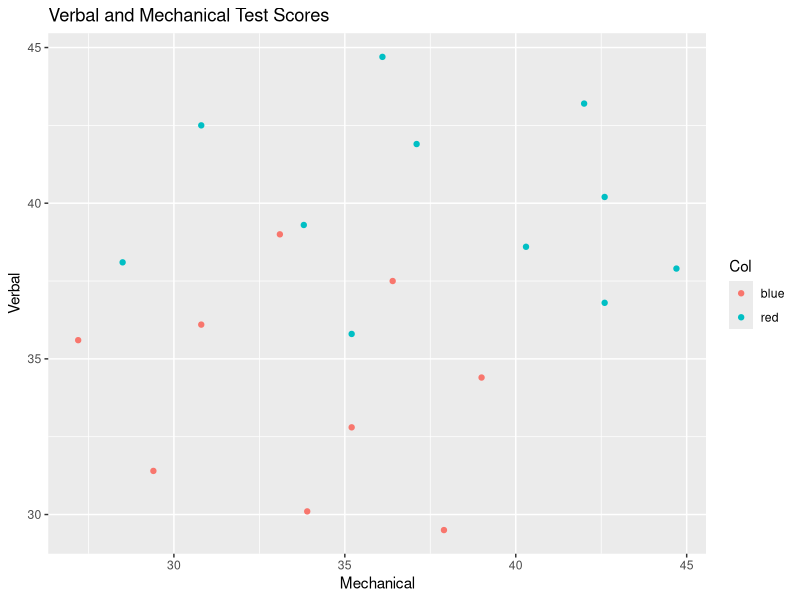
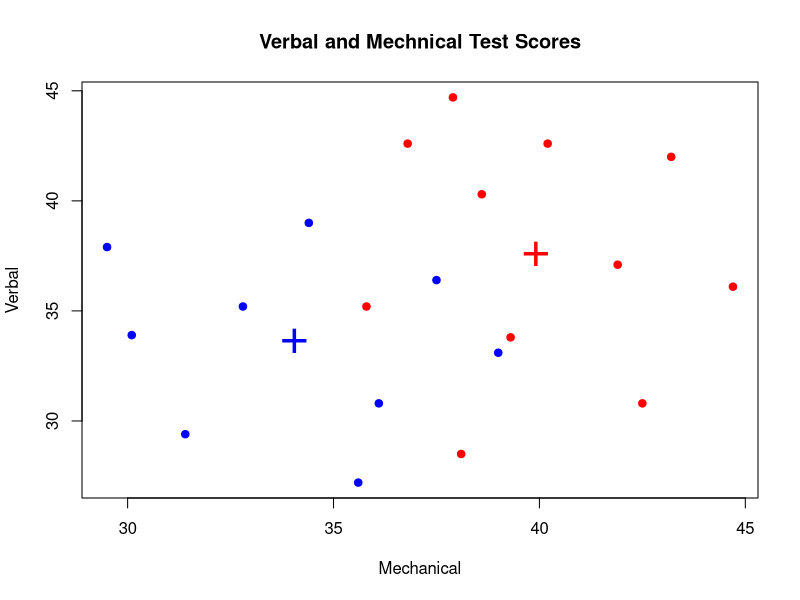
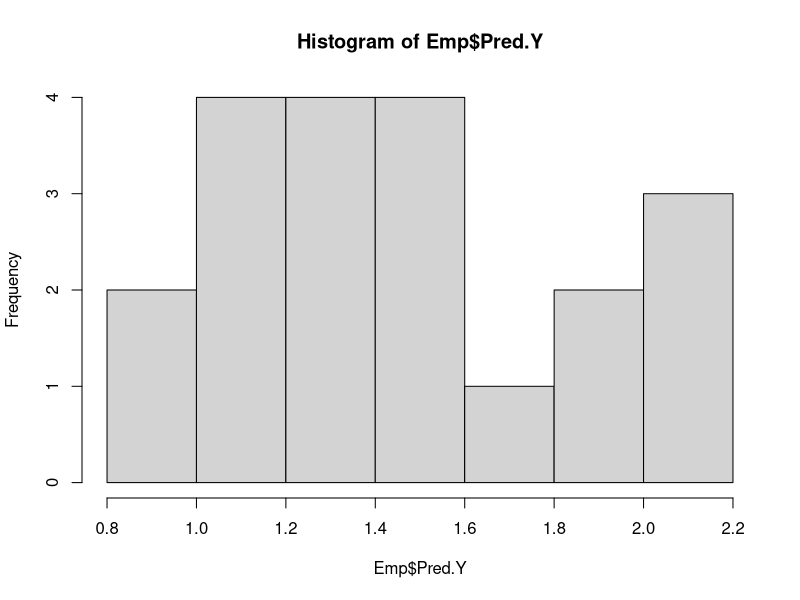

These figures' R source, in order:
## ---- chunk 1
knitr::opts_chunk$set(echo = TRUE)
## ---- chunk 2
setwd("/Users/aldenbutzke/Desktop/Datamining/")

library(readxl)
rm(list=ls())
## ---- chunk 3
Emp<-read.csv("EmployeeReview.csv", header = T)
head(Emp)
tail(Emp)
## ---- chunk 4
Emp$Col<-ifelse(Emp$Group==1, "red", "blue")
## ---- chunk 5
library(tidyverse)

ggplot(Emp, aes(Verbal, Mechanical, col=Col))+
  geom_point(alpha=2, pch=19)+
  labs(title = "Verbal and Mechanical Test Scores", x="Mechanical", y="Verbal")+
  theme_gray()
  


## ---- chunk 6

### this is the cluster of the red group below, or blue group above
x1M<- mean(Emp$Mechanical[Emp$Group==1])

x1V<-mean(Emp$Verbal[Emp$Group==1])
## ---- chunk 7
## compute the means for each group Mechanical 

MechMeans<-tapply(Emp$Mechanical, # what column 
                  
                  Emp$Group, # how to group 
                  
                  mean #function to apply
                  
                  )

VerbMeans<-tapply(Emp$Verbal, Emp$Group, mean)


Clusterheads<-data.frame(Group=c(1,2), Mechanical=MechMeans, Verbal=VerbMeans)
## ---- chunk 8
plot(Emp$Verbal~Emp$Mechanical,
     main="Verbal and Mechnical Test Scores",
     col=Emp$Col, 
     xlab="Mechanical",
     ylab = "Verbal", 
     pch=19
     )
points(VerbMeans~MechMeans, pch="+", col=c("red", "blue"), cex=3)
## ---- chunk 9

LDA<-lm(Group~Mechanical+Verbal, data = Emp)
sLDA<-summary(LDA)
sLDA

#### creating a column of predicted values and adding to df
### this column is calle dthe discriminant score 

Emp$Pred.Y<-5.37035-0.07911*Emp$Mechanical-0.02720*Emp$Verbal
## this way could be improved 

### generate P(y) for our LDA model 

PredM<-predict(LDA, newdata = Clusterheads)
Clusterheads$PredM<-PredM

#### the columns must be named the same in order to use predict


## ---- chunk 10
hist(Emp$Pred.Y)
## ---- chunk 11
cutoff<-mean(PredM)
cutoff

## ---- chunk 12
Emp$Predicted.Final<-ifelse(Emp$Pred.Y<=cutoff,1,2)


## ---- chunk 13
out<-table(Emp$Group, Emp$Predicted.Final)
out
## ---- chunk 14
library(lattice)
library(caret)

confusionMatrix(out)
